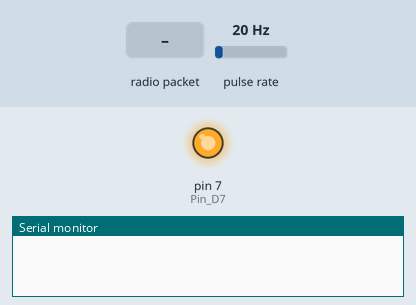
Simulated run of this sketch. Board: Arduino Nano, built with avr-gcc and run on an emulated ATmega328P. Parts: output pins drawn as LEDs (lit = HIGH), the last lines printed to the serial monitor. Wiring (inferred from the names in the program): pulse sensor: data pin 8. Inputs (shaded band) come from the test bench; at power-on: pulse rate 20 Hz. No radio packets arrive unless stated; pins used as bus, display or sensor lines are not drawn.

Above: at 0.1 s.
At 3.8 s:
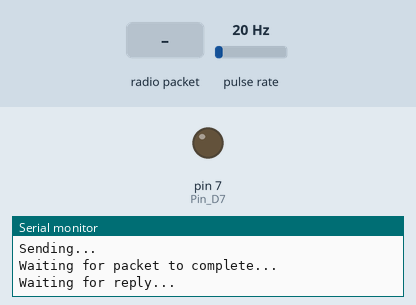
3.9 s: radio packet "1" arrives
Timing chart, 0 to 6.9 s (numbered marks = the images above; inputs shaded):
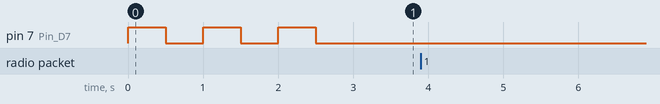

The sketch:

Lora_Rhead_TX_2.9.ino
```cpp
/*
  Name:       Lora-Rhead-TX
  Date:       3 May 2022
  Brief:      Radio-control by Lora for TX
  Author:     David Forrest

***********************************************************************************************
  Revisions:
  Date        rev,    who      what
  17/06/2021  2.6     RDF      Added continuous Telemetry transmit to RX to help locate lost submarines
  29/6/2021   2.7     RDF      Map used to scale TX stick inputs
  5/07/2021   2.7     RDF      Tested in Nordenfelt sub.
  30/4/2022   2.7     RDF      Hardware suggestion re: bare SX1278 chip (see comments below)
  10/07/2024  2.9     RDF      Removed any set delays in loops to improve latency. Observed problems with switch mode power supplies (See below.)

   Power Supply for RX:
   I have noticed that, in model installations with several servos, piston tanks etc. that small switch mode supplies lead to servo pulsing. These stop if you use a linear supply (or battery}.
   It seems that switch mode supplies have problems supplying high current pulses,

  Uses RadioHead library
   http://www.airspayce.com/mikem/arduino/RadioHead/
   For 6 channel radio control using LoRa.
   Failsafes set in RX software.
   Frequency set in software.
   Beeps on TX power on.
   Telemetry sent every 10 secs with and without TX transmitting. (This helps submarine model recovery.)

   For bare SX1278 (with level convertor) and also Adafruit RFM96W breakout board
   For Nano
   Arduino serial data default is, serial baud rate (9600) and 8 data bits, no parity,no stop,LSB and not inverted - the default

  https://learn.adafruit.com/adafruit-rfm69hcw-and-rfm96-rfm95-rfm98-lora-packet-padio-breakouts/rfm9x-test
  // LoRa 9x_TX
  // -*- mode: C++ -*-
  // Example sketch showing how to create a simple messaging client (transmitter)
  // with the RH_RF95 class. RH_RF95 class does not provide for addressing or
  // reliability, so you should only use RH_RF95 if you do not need the higher
  // level messaging abilities.
  // It is designed to work with the other example LoRa9x_RX

   ppm reader for transmitter "buddy box" output.
   ppmReaderAccurate-1.1
  Thanks to Jonathan Askey for introducing this to me. RDF
   Fast and accurate PPM reader
    (Original work used: https://github.com/dfvella/ppm-handler)

   Note values will need to be halved to bring them back to real world values

   Source
   https://forum.arduino.cc/index.php?topic=85603.0

   Note due to increased accuracy values are read to 0.5us
   To get the array values back to real world full 'us' values the array value must be divided by 2

  Hardware connections#
  - For TX only, connect TX power at 9 volts to VIN on Arduino
  - For TX only, use pin D8 as ppm in
  - For TX only, use pin D6 TX for the serial output to Telemetry !
  - For TX only, 5v sounder on pin D7
  - For TX only, Transmitter output voltage to VIN on Nano
  - For TX only, GND from Transmitter to GND on Nano
  - For RX only, Servo outputs pins D5 to D10

  /*
   Hardware notes  for Adafruit RFM95W and Semtech SX1278:
  Adafruit RFM95W
  - This is the simplest to connect. No need to use  level shifter for a 5v Arduino.
  RFM95W      to      Arduino Nano
  RST                 D2  to radio CS (or any other digital I/O pin)
  CS                  D4  to radio CS (or any other digital I/O pin)
  MOSI                D11
  MISO                D12
  SCK                 D13
  G0                  D3  (This is the interrupt)
  EN                  Not connected (Sometimes used for 3.3v feed to some modules.)
  GND                 GND
  VIN                 5V

  OR:
  For bare SX1278 chip connecting to Arduino Nano through level shifter
  (April 2022. I haven't found this setup very reliable in actual use. Contact lost every few minutes, can be restored by switching TX off and on.)
  Semtech SX1278 LORA Module Long Range RF Wireless DRF1278F SPI Arduino Pi IoT UK
  Condition:New.   Ebay UK. tangle.of.tings (4151)   153412183277

  https://how2electronics.com/interfacing-sx1278-lora-module-with-arduino/

  The LoRa SX1278 is not 5V friendly so do not supply 5V to it else the board will get damaged. Use 3.3V of Arduino to connect it to VCC pin. Connect all the GND pins to GND. Connect the RST pin to D9 and DIO0 to D2 of Arduino. Connect the SPI Pins NSS, MOSI, MISO, SCK to Arduino D10, D11, D12, D13 of Arduino respectively as shown in circuit diagram above.
  Arduino<<<<<<<<<Level shifter<<PCB<<SX1278
                                    1 GND - Ground
                                    15 DIO1 I/O Digital I/O, software configured
                                    16 DIO2 I/O Digital I/O, software configured
                                    11 DIO3 I/O Digital I/O, software configured
  Ard 3.3v  Socket 10 LV      PCB no 1    13 VCC 3.3V - Supply voltage
  Ard D12   Socket 4  HV4     PCB no 2    2 MISO O SPI Data output
  Ard D11   Socket 3  HV3     PCB no 3    3 MOSI I SPI Data input
  Ard D13   Socket 5  HV2     PCB no 4    4 SCK I SPI Clock input
  Ard D04   Socket 2  HV1     PCB no 5    5 NSS or CS   I SPI Chip select input
  Ard D03   Socket 6  Direct  PCB no 6    14 DIO0 or GO  I/O Digital I/O, software configured
  Ard D02   Socket 1  Direct  PCB no 7    6 RESET I Reset trigger input
  Gnd       Socket 8  8 GND - Ground
  Ard 5v    Socket 9  HV
  3.3v      Socket 7  Sometimes used for 3.3v feed to some modules.
                                          9 ANT - RF signal output/input.
                                          10 GND - Ground
                                          7 DIO5 I/O Digital I/O, software configured
                                          12 DIO4 I/O Digital I/O, software configured

  Semtech SX1278 LORA Module Long Range RF Wireless DRF1278F SPI Arduino Pi IoT UK from Ebay

  SOP14 SSOP14 TSSOP14 to DIP PCB SMD DIP/Adapter plate Pitch 0.65/1.27mm + Pins
  ( 272682553778 ) (eBay)
  No Required: 4
  ITEM PRICE:
  £2.50

  IIC I2C Bi-Directional Logic Level Shifter Converter Module 5V to 3.3V
  puretek-innovations (12579 ) (eBay)

  Notes from Wiki for Radio Lib:
  SPI modules: Module(cs, irq, rst, gpio). For example: RF69 rf = new Module(10, 2, 3);
  CS: this is the pin that's used as SPI chip select.
  IRQ: this is the interrupt pin, it's usually connected to external interrupt on Arduino. It's a fast way for the module to tell Arduino something has happened - for example, a packet was received. All SPI modules have at least one interrupt pin.
  RST: most modules have a hardware reset pin. If the module doesn't have a reset or chip enable pin (e.g. CC1101), set rst to RADIOLIB_NC.
  GPIO: this is the fourth possible pin. It's optional for most modules, but may be required for some. SX127x requires additional interrupt pin to perform CAD and blocking receive. SX126x also uses this pin as the BUSY indication pin. If not in use, this pin can be left unassigned, or set to RADIOLIB_NC.

*/
```

b_setup.ino
```cpp
#include <SPI.h>
#include <RH_RF95.h>
#include <Wire.h>  // For i2c coms
#include <SoftwareSerial.h>  // For i2c comms etc

SoftwareSerial mySerial(5, 6); // Pin D5 RX, Pin D6 TX Use this one, not the TX output!

unsigned int ppmValues[8];
int i = 0; // loop counter
byte byteArr[8];

// RDF setup
#define RFM95_CS 4
#define RFM95_RST 2
#define RFM95_INT 3
#define RF95_FREQ 458.75
//#define RF95_BW 62.5

// Singleton instance of the radio driver
RH_RF95 rf95(RFM95_CS, RFM95_INT);

void setup()
{
  pinMode(8, INPUT); // ppm input
  setup_timer1();

  beep(); //beep function in setup
  delay(500);              // wait
  beep();
  delay(500);              // wait
  beep();

  // Serial1.begin(115200); // Was 57600, 9600
  Serial.println("Data in");
  Serial.println();

  // set the data rate for the SoftwareSerial port
  mySerial.begin(9600);
  mySerial.print(123);

  pinMode(RFM95_RST, OUTPUT);
  digitalWrite(RFM95_RST, HIGH);

  while (!Serial);
  Serial.begin(9600);
  delay(100);

  Serial.println("Arduino LoRa TX Test!");

  // manual reset
  digitalWrite(RFM95_RST, LOW);
  delay(10);
  digitalWrite(RFM95_RST, HIGH);
  delay(10);

  while (!rf95.init()) {
    Serial.println("LoRa radio init failed");
    while (1);
  }
  Serial.println("LoRa radio init OK!");

  // Defaults after init are 434.0MHz, modulation GFSK_Rb250Fd250, +13dbM
  if (!rf95.setFrequency(RF95_FREQ)) {
    Serial.println("setFrequency failed");
    while (1);
  }
  Serial.print("Set Freq to: "); Serial.println(RF95_FREQ);

  // Defaults after init are 434.0MHz, 13dBm, Bw = 125 kHz, Cr = 4/5, Sf = 128chips/symbol, CRC on

  // The default transmitter power is 13dBm, using PA_BOOST.
  // If you are using RFM95/96/97/98 modules which uses the PA_BOOST transmitter pin, then
  // you can set transmitter powers from 5 to 23 dBm:
  rf95.setTxPower(23, false);
}

int16_t packetnum = 0;  // packet counter, we increment per xmission
```

c_loop.ino
```cpp
void loop()
{
  // ppm input
  for (int i = 0; i < 6; i++)   //display all channels
  {
    // This section scales analogue pulse value in milli secs to 0 to 255 for radio control.
    // Values need adjusting for different TXs. A better, but more complicated system, would be to do an initial calibration of sticks, saved to memory.
    ppmValues[i] = map(ppmValues[i], 1800, 4140, 0, 255);
    ppmValues[i] = constrain (ppmValues[i], 1, 255);
    byteArr[i] = ppmValues[i]; // Store in Byte array
    //Serial.print(ppmValues[i]);
    //Serial.print("  ");
  }
  // Stick output
  Serial.print("Stick output  ");
  Serial.print("\n"); //newline
  for (int i = 0; i < 6; i++)   //display all channels
  {
    Serial.print(byteArr[i]);
    Serial.print("\t"); //tab
  }
  Serial.print("\n"); //newline
  // Serial.println();

  Serial.println("Sending to rf95_server");
  // Send a message to rf95_server
  // char radiopacket[20] = "Hello World #      ";
  // itoa(packetnum++, radiopacket + 13, 10);
  //  Serial.print("Sending "); Serial.println(radiopacket);
  //  radiopacket[19] = 0;

  Serial.println("Sending..."); delay(10);
  // rf95.send((uint8_t *)radiopacket, 20);
  rf95.send(byteArr, sizeof(byteArr));

  Serial.println("Waiting for packet to complete..."); delay(10);
  rf95.waitPacketSent();

  // Now wait for a reply
  uint8_t buf[RH_RF95_MAX_MESSAGE_LEN];
  uint8_t len = sizeof(buf);

  Serial.println("Waiting for reply..."); delay(10);
  if (rf95.waitAvailableTimeout(1000))
  {
    // Should be a telemetry message for us now
    if (rf95.recv(buf, &len))
    {
      // Serial.print("Got reply: ");
      // Serial.println((char*)buf);

      // Print telemetry
      Serial.print("\n"); //newline
      Serial.print("Telemetry  ");
      Serial.print(buf[0]);
      Serial.print("\t"); //tab
      Serial.print(buf[1]);
      Serial.print("\t"); //tab
      Serial.print(buf[2]);
      Serial.print("\n"); //newline

      // Send telemetry


      for (int i = 0; i < 10; i++)   //repeat telemetry send
      {
        mySerial.print('\n'); // new line
        mySerial.print(buf[0]);
        mySerial.print('\n'); // new line
        mySerial.print(buf[1]);
        mySerial.print('\n'); // new line
        mySerial.print(buf[2]);
        mySerial.print('\n'); // new line
      }

      if (buf[0] > 80) // This limit set for RSSI i.e low signal strength
      {
        beep();
      }
      Serial.print("RSSI: ");
      Serial.println(rf95.lastRssi(), DEC);
      Serial.print("\n"); //newline
    }
    else
    {
      Serial.println("Receive failed");
    }
  }
  else
  {
    Serial.println("No reply, is there a listener around?");
  }
 // delay(200); // RDF was 1000 then removed entirely.
}
```

d_functions.ino
```cpp
// This function decodes the ppm stream for individual pwm signals for the servos. From:
// https://forum.arduino.cc/t/ppm-read-and-move-servo-without-jitter/83915
void setup_timer1() {
  //WGM -> Fast PWM
  //Prescaler -> 1/8
  //Compare Output Mode - > non-inverting mode
  //Input capture interrupt enable
  TIMSK1 &= ~( _BV(TOIE1) | _BV(ICIE1) | _BV(OCIE1A) | _BV(OCIE1B));
  TCCR1B &= ~(_BV(ICNC1));
  TCCR1A |= _BV(WGM11) | _BV(WGM10) | _BV(COM1A1) | _BV(COM1B1);
  TCCR1B |= _BV(WGM12) | _BV(WGM13) | _BV(ICES1);
  TCCR1B |= _BV(CS11);
  TCCR1B &= ~( _BV(CS12) | _BV(CS10) );
  TCCR1A &= ~( _BV(COM1A0) | _BV(COM1B0));
  TIMSK1 |= (1 << ICIE1);
  OCR1A = 0xFFFF;
  OCR1B = 0x0;
}

//Interrupt routine
ISR(TIMER1_CAPT_vect) {

  static unsigned int lasticr; //Input Capture Register at at last capture
  static unsigned char currentChannel; //current channel

  unsigned int licr;

  licr = ICR1 - lasticr;
  lasticr = ICR1;

  if (licr > 5000)
  { //pulse too long, means start of new frame
    currentChannel = 0;
  }
  else if (licr > 1000)
  {
    //pulse good, take reading, go to next channel
    ppmValues[currentChannel] = licr;
    if (currentChannel < 8)
    {
      currentChannel++;
    }
  }
  else {
    //too short, nothing to see here
  }

}

// Beeper
void beep() {   // Sounder output
  pinMode(7, OUTPUT); // Pin D7
  digitalWrite(7, HIGH);   // Test. Turn the sounder on D7 on
  delay(500);              // wait
  digitalWrite(7, LOW);   // turn off
}
```
